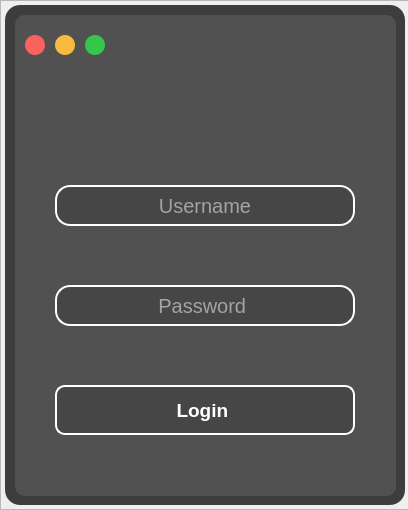
<?xml version="1.0" encoding="UTF-8"?>
<ui version="4.0">
 <class>Login_screen</class>
 <widget class="QMainWindow" name="Login_screen">
  <property name="geometry">
   <rect>
    <x>0</x>
    <y>0</y>
    <width>408</width>
    <height>510</height>
   </rect>
  </property>
  <property name="windowTitle">
   <string>MainWindow</string>
  </property>
  <widget class="QWidget" name="centralwidget">
   <widget class="QFrame" name="background">
    <property name="geometry">
     <rect>
      <x>0</x>
      <y>0</y>
      <width>410</width>
      <height>510</height>
     </rect>
    </property>
    <property name="frameShape">
     <enum>QFrame::StyledPanel</enum>
    </property>
    <property name="frameShadow">
     <enum>QFrame::Raised</enum>
    </property>
    <widget class="QFrame" name="container">
     <property name="geometry">
      <rect>
       <x>5</x>
       <y>5</y>
       <width>400</width>
       <height>500</height>
      </rect>
     </property>
     <property name="styleSheet">
      <string notr="true">background-color: rgb(61, 61, 61);
border-radius: 15px;
</string>
     </property>
     <property name="frameShape">
      <enum>QFrame::StyledPanel</enum>
     </property>
     <property name="frameShadow">
      <enum>QFrame::Raised</enum>
     </property>
     <widget class="QFrame" name="background_2">
      <property name="geometry">
       <rect>
        <x>10</x>
        <y>10</y>
        <width>381</width>
        <height>481</height>
       </rect>
      </property>
      <property name="styleSheet">
       <string notr="true">QFrame{
	
	background-color: rgb(81, 81, 81);
	color: rgb(255, 155, 255);
	border-radius: 10px;
}</string>
      </property>
      <property name="frameShape">
       <enum>QFrame::NoFrame</enum>
      </property>
      <property name="frameShadow">
       <enum>QFrame::Raised</enum>
      </property>
      <widget class="QPushButton" name="login_button">
       <property name="geometry">
        <rect>
         <x>40</x>
         <y>370</y>
         <width>300</width>
         <height>50</height>
        </rect>
       </property>
       <property name="font">
        <font>
         <family>Segoe UI</family>
         <pointsize>14</pointsize>
         <weight>75</weight>
         <bold>true</bold>
        </font>
       </property>
       <property name="styleSheet">
        <string notr="true">QPushButton{
	background-color: rgb(70, 70, 70); 
	border: 2px solid rgb(255, 255, 255);
	border-radius: 10px;
	color: rgb(255, 255, 255)
}

QPushButton:hover{
	border : 2px solid rgb(45, 45, 45);
}



QPushButton:pressed{
	background-color: rgb(61, 61, 61); 
	border: none;
	border-radius: 10px;
	color: rgb(255, 255, 255);
}</string>
       </property>
       <property name="text">
        <string>Login </string>
       </property>
       <property name="flat">
        <bool>false</bool>
       </property>
      </widget>
      <widget class="QLineEdit" name="name">
       <property name="geometry">
        <rect>
         <x>40</x>
         <y>170</y>
         <width>300</width>
         <height>41</height>
        </rect>
       </property>
       <property name="font">
        <font>
         <family>Segoe UI</family>
         <pointsize>15</pointsize>
        </font>
       </property>
       <property name="styleSheet">
        <string notr="true">QLineEdit{

	background-color: rgb(70, 70, 70);
	border : 2px solid rgb(255, 255, 255);
	color: rgb(255, 255, 255);
}

QLineEdit:hover{
	border:  3px solid rgb(45, 45, 45) ;
}</string>
       </property>
       <property name="inputMask">
        <string/>
       </property>
       <property name="text">
        <string/>
       </property>
       <property name="maxLength">
        <number>32767</number>
       </property>
       <property name="alignment">
        <set>Qt::AlignCenter</set>
       </property>
       <property name="placeholderText">
        <string>Username</string>
       </property>
      </widget>
      <widget class="QPushButton" name="max_button">
       <property name="geometry">
        <rect>
         <x>70</x>
         <y>20</y>
         <width>20</width>
         <height>20</height>
        </rect>
       </property>
       <property name="styleSheet">
        <string notr="true">QPushButton{
	border-radius: 10px;
	
	background-color: rgb(52, 199, 73);
}</string>
       </property>
       <property name="text">
        <string/>
       </property>
      </widget>
      <widget class="QPushButton" name="mini_button">
       <property name="geometry">
        <rect>
         <x>40</x>
         <y>20</y>
         <width>20</width>
         <height>20</height>
        </rect>
       </property>
       <property name="styleSheet">
        <string notr="true">QPushButton{
	border-radius: 10px;
	
	background-color: rgb(248, 187, 63);
}
QPushButton:pressed{
	border-radius: 10px;
	
	background-color: rgb(255, 209, 115);
	
}</string>
       </property>
       <property name="text">
        <string/>
       </property>
      </widget>
      <widget class="QPushButton" name="close_button">
       <property name="geometry">
        <rect>
         <x>10</x>
         <y>20</y>
         <width>20</width>
         <height>20</height>
        </rect>
       </property>
       <property name="styleSheet">
        <string notr="true">QPushButton{
	border-radius: 10px;
	background-color: rgb(249, 98, 93);
}</string>
       </property>
       <property name="text">
        <string/>
       </property>
      </widget>
      <widget class="QLineEdit" name="password">
       <property name="geometry">
        <rect>
         <x>40</x>
         <y>270</y>
         <width>300</width>
         <height>41</height>
        </rect>
       </property>
       <property name="font">
        <font>
         <family>Segoe UI</family>
         <pointsize>15</pointsize>
        </font>
       </property>
       <property name="styleSheet">
        <string notr="true">QLineEdit{

	background-color: rgb(70, 70, 70);
	border : 2px solid rgb(255, 255, 255);
	color: rgb(255, 255, 255);
}

QLineEdit:hover{
	border:  3px solid rgb(45, 45, 45) ;
}</string>
       </property>
       <property name="text">
        <string/>
       </property>
       <property name="alignment">
        <set>Qt::AlignCenter</set>
       </property>
       <property name="placeholderText">
        <string>Password </string>
       </property>
       <property name="cursorMoveStyle">
        <enum>Qt::LogicalMoveStyle</enum>
       </property>
      </widget>
      <widget class="QLabel" name="label_2">
       <property name="geometry">
        <rect>
         <x>0</x>
         <y>0</y>
         <width>371</width>
         <height>471</height>
        </rect>
       </property>
       <property name="styleSheet">
        <string notr="true">background-color: none;</string>
       </property>
       <property name="text">
        <string/>
       </property>
      </widget>
      <zorder>label_2</zorder>
      <zorder>login_button</zorder>
      <zorder>name</zorder>
      <zorder>max_button</zorder>
      <zorder>mini_button</zorder>
      <zorder>close_button</zorder>
      <zorder>password</zorder>
     </widget>
    </widget>
   </widget>
  </widget>
 </widget>
 <resources/>
 <connections/>
</ui>
